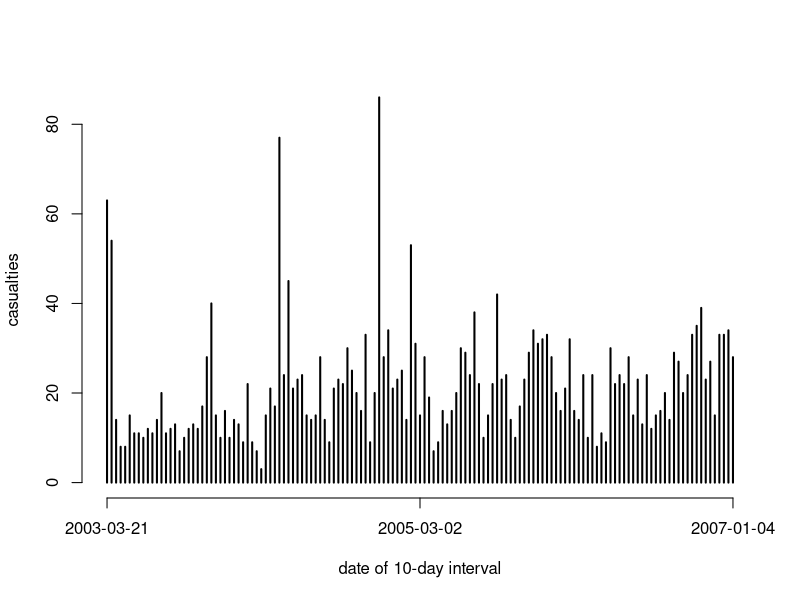

R code for this plot: (Note: this script raises an error after producing the figure.)
#http://icasualties.org/oif/
rm(list = ls())
casualties <- read.table('Iraq-casualties.txt', sep = '\t')
casualties$V1 <- as.Date(casualties$V1, '%m/%d/%Y')
head(casualties, 5)

casualties$V1 <- sort(casualties$V1)
jd <- julian(casualties$V1)
casualties <- data.frame(Date = casualties$V1, Julian = jd)
save(casualties, file = 'casualties.rda')
(b <- ceiling((jd[length(jd)] - jd[1]) / 10))
(cnts <- table(cut(jd, b)))
save(cnts,file = 'Iraq.cnts.rda')
plot(cnts, axes = FALSE, xlab = 'date of 10-day interval',
  ylab = 'casualties')
axis(2)
n <- length(casualties[, 1])
labs <- as.character(c(casualties[1, 1],
  casualties[as.integer(length(casualties[, 1]) /2), 1],
  casualties[length(casualties[, 1]), 1]))
axis(1, at = c(1, round(length(cnts) / 2, 0),
  length(cnts)), labels = labs)



h(cnts, xlab = 'deaths per 10-day intervals',
  ylim = c(0, 0.04))
c.h <- hist(cnts, xlab = 'deaths per 10-day intervals',
  ylim = c(0, 0.04), freq = FALSE, main = '')
x <- 0 : 100
m <- mean(cnts) ; v <- var(cnts)
sz <- m^2/(v-m)
lines(x, dnbinom(x, size = sz, mu = m), lwd = 2,
  lty = 2, col = 'red')
ks.test(c.h$density, dnbinom(c.h$mids, size = sz, mu = m))
chisq.test(c.h$density,
  y = dnbinom(c.h$mids, size = sz, mu = m))
